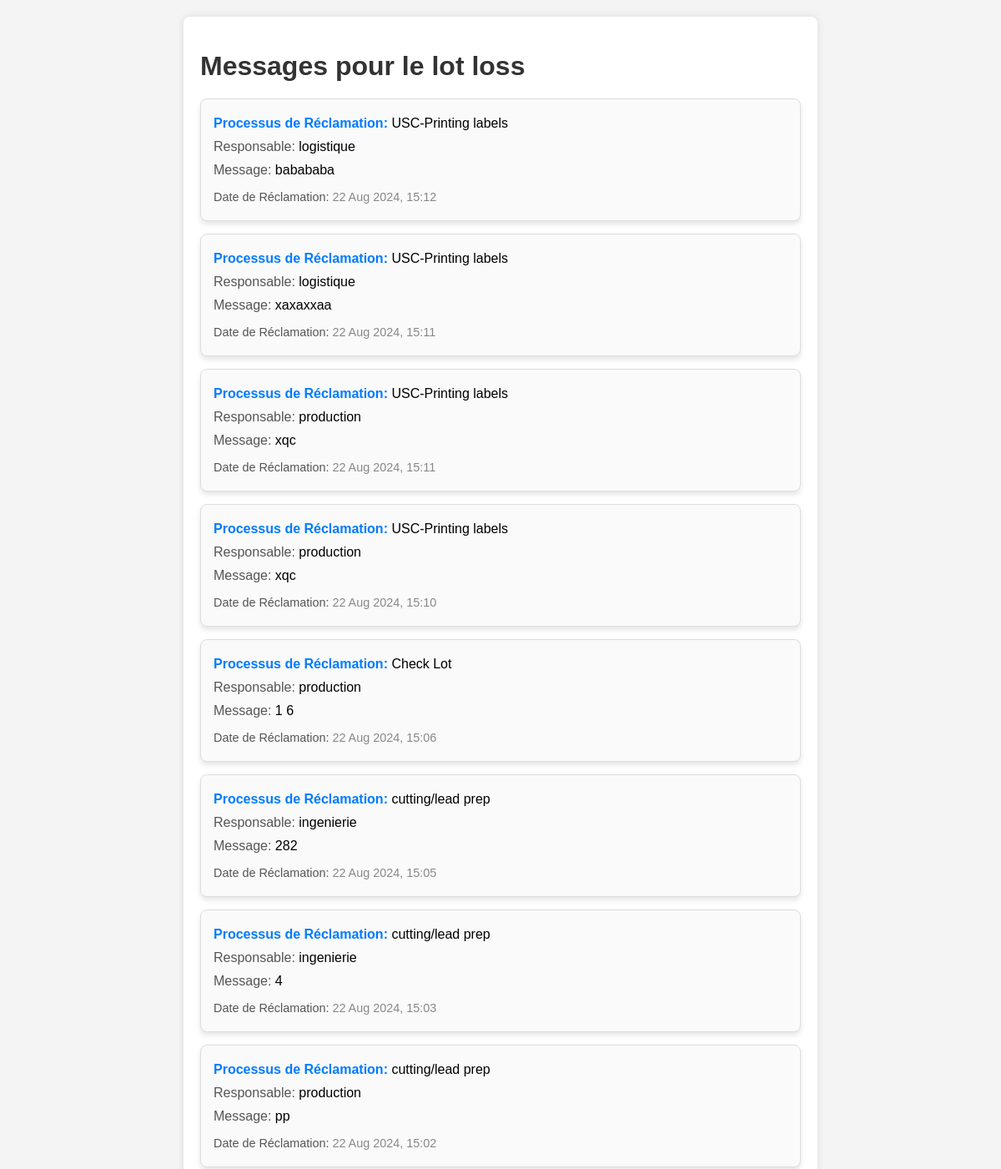
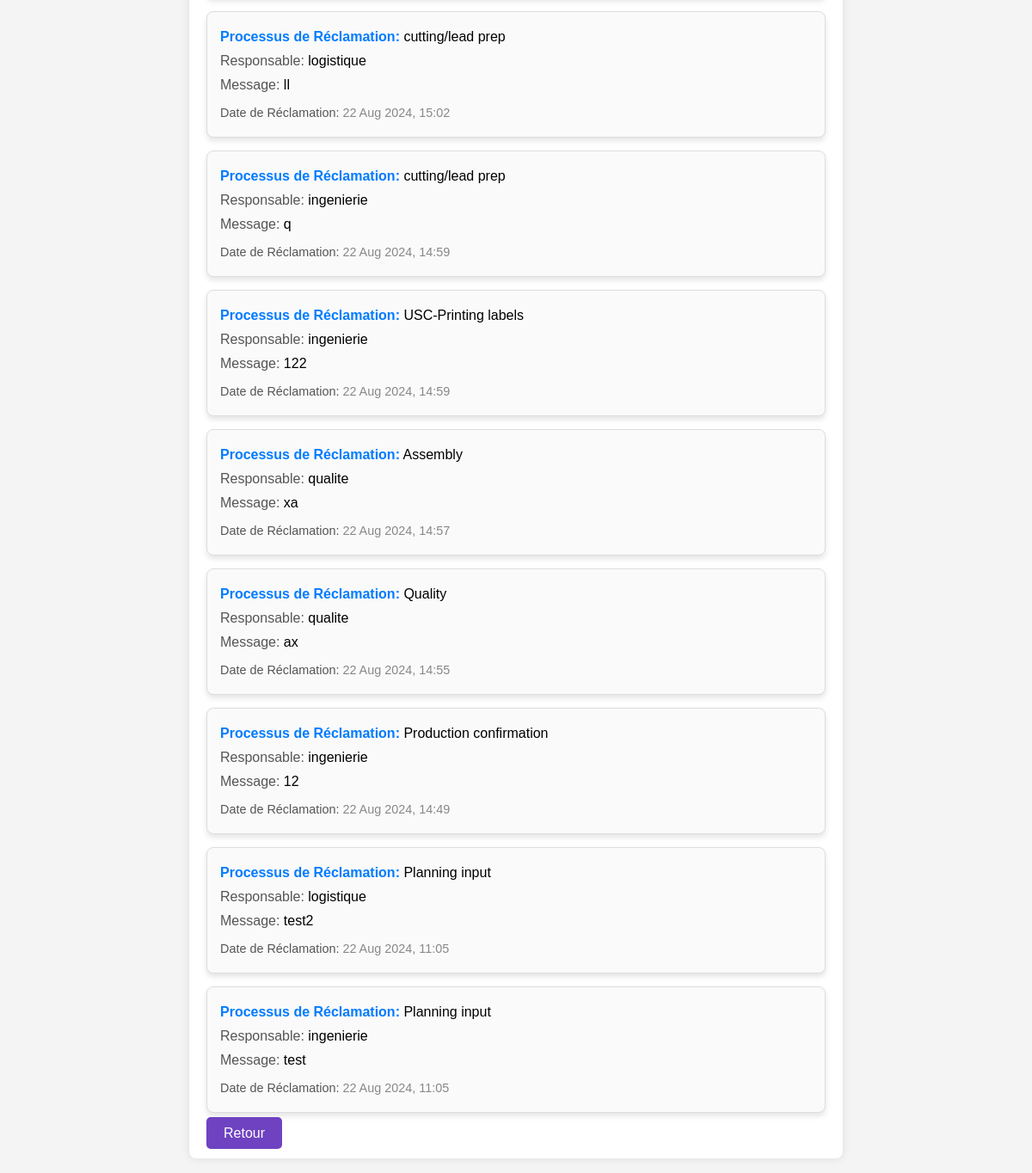
The page /lot_messages/loss/ on the database its author committed (2 pictures, top to bottom).
### suivi/models.py (models this page shows, shortened)
class Lot(models.Model):
    ref = models.CharField(max_length=20, primary_key=True)
    quantite = models.IntegerField()
    epn = models.CharField(max_length=100, blank=True, null=True)
    cpn = models.CharField(max_length=100, blank=True, null=True)
    planificateur = models.CharField(max_length=100, blank=True, null=True)
    projet = models.CharField(max_length=100, blank=True, null=True)
    type = models.CharField(max_length=100, blank=True, null=True)
    week = models.CharField(max_length=30, blank=True, null=True)

class Message(models.Model):
    lot = models.ForeignKey(Lot, on_delete=models.CASCADE)
    processus = models.ForeignKey(Processus, on_delete=models.CASCADE)
    temps_reclamation = models.DateTimeField()
    le_message = models.TextField()
    responsable = models.CharField(max_length=255)
    class Meta:
        unique_together = (('lot', 'processus', 'temps_reclamation'),)

class Processus(models.Model):
    id = models.AutoField(primary_key=True)
    nom_proc = models.CharField(max_length=100)
    responsable = models.CharField(max_length=100)
    duree = models.IntegerField(default=0)  # Durée en minutes
    def __str__(self):
        return self.nom_proc

### suivi/views.py (the view)
# urls.py: path('lot_messages/<str:lot_ref>/', views.lot_messages, name='lot_messages'),
def lot_messages(request, lot_ref):
    lot = get_object_or_404(Lot, ref=lot_ref)
    messages_list = Message.objects.filter(lot=lot).order_by('-temps_reclamation')
    return render(request, 'lot_messages.html', {
        'lot': lot,
        'messages': messages_list
    })

### suivi/templates/lot_messages.html (shortened to what this page needs)
<!DOCTYPE html>
<html lang="en">
<head>
</head>
<body>
    <div class="container">
        <h1>Messages pour le lot {{ lot.ref }}</h1>
        {% if messages %}
            {% for message in messages %}
                <div class="message">
                    <p><span class="processus">Processus de Réclamation:</span> {{ message.processus }}</p>
                    <p><span class="info">Responsable:</span> {{ message.responsable }}</p>
                    <p><span class="info">Message:</span> {{ message.le_message }}</p>
                    <p class="date"><span class="info">Date de Réclamation:</span> {{ message.temps_reclamation|date:"d M Y, H:i" }}</p>
                </div>
            {% endfor %}
        {% else %}
            <p class="no-messages">Aucun message pour ce lot.</p>
        {% endif %}
        <a href="{% url 'index' %}" class="button">Retour</a>
    </div>
</body>
</html>

### suivi/templates/lot_messages.html (style rules this page uses)
body { font-family: Tahoma, sans-serif; background-color: #f4f4f4; margin: 0; padding: 0; }
.container { width: 60%; margin: 20px auto; background: #fff; border-radius: 8px; box-shadow: 0 0 10px rgba(0,0,0,0.1); padding: 20px; }
h1 { color: #333; margin-bottom: 20px; }
.message { border: 1px solid #ddd; padding: 15px; margin-bottom: 15px; background-color: #fafafa; border-radius: 8px; box-shadow: 0 4px 6px rgba(0,0,0,0.1); display: flex; flex-direction: column; }
.message p { margin: 5px 0; }
.message .info { color: #555; }
.message .date { font-size: 0.9em; color: #888; margin-top: 10px; }
.message .processus { font-weight: bold; color: #007BFF; }
.button { margin-top: 20px; padding: 10px 20px; font-size: 16px; background-color: #6f42c1; color: white; border: none; border-radius: 5px; cursor: pointer; text-decoration: none; }

### rows shown on the page
Lot: ref "loss"
Message: processus "USC-Printing labels", responsable "logistique", le_message "babababa", temps_reclamation "22 Aug 2024, 15:12"
Message: processus "USC-Printing labels", responsable "logistique", le_message "xaxaxxaa", temps_reclamation "22 Aug 2024, 15:11"
Message: processus "USC-Printing labels", responsable "production", le_message "xqc", temps_reclamation "22 Aug 2024, 15:11"
Message: processus "USC-Printing labels", responsable "production", le_message "xqc", temps_reclamation "22 Aug 2024, 15:10"
Message: processus "Check Lot", responsable "production", le_message "1 6", temps_reclamation "22 Aug 2024, 15:06"
Message: processus "cutting/lead prep", responsable "ingenierie", le_message "282", temps_reclamation "22 Aug 2024, 15:05"
Message: processus "cutting/lead prep", responsable "ingenierie", le_message "4", temps_reclamation "22 Aug 2024, 15:03"
Message: processus "cutting/lead prep", responsable "production", le_message "pp", temps_reclamation "22 Aug 2024, 15:02"
Message: processus "cutting/lead prep", responsable "logistique", le_message "ll", temps_reclamation "22 Aug 2024, 15:02"
Message: processus "cutting/lead prep", responsable "ingenierie", le_message "q", temps_reclamation "22 Aug 2024, 14:59"
Message: processus "USC-Printing labels", responsable "ingenierie", le_message "122", temps_reclamation "22 Aug 2024, 14:59"
Message: processus "Assembly", responsable "qualite", le_message "xa", temps_reclamation "22 Aug 2024, 14:57"
Message: processus "Quality", responsable "qualite", le_message "ax", temps_reclamation "22 Aug 2024, 14:55"
Message: processus "Production confirmation", responsable "ingenierie", le_message "12", temps_reclamation "22 Aug 2024, 14:49"
Message: processus "Planning input", responsable "logistique", le_message "test2", temps_reclamation "22 Aug 2024, 11:05"
Message: processus "Planning input", responsable "ingenierie", le_message "test", temps_reclamation "22 Aug 2024, 11:05"
